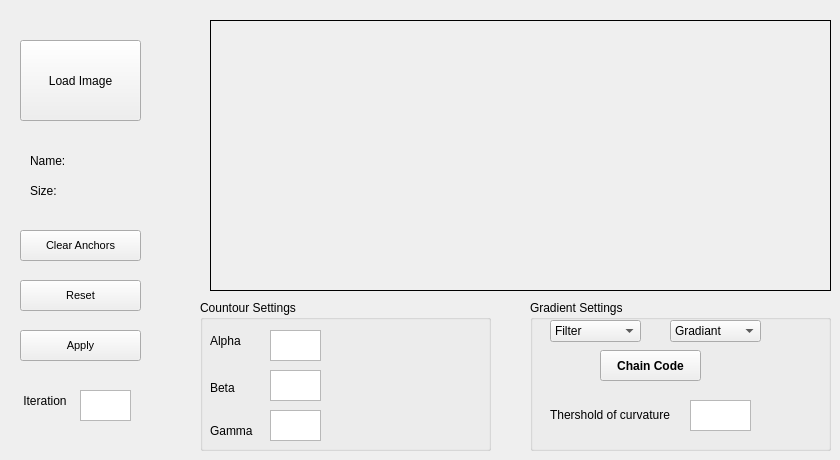
    <widget class="QWidget" name="tab">
     <attribute name="title">
      <string>Active Contour</string>
     </attribute>
     <widget class="QLabel" name="label_40">
      <property name="geometry">
       <rect>
        <x>30</x>
        <y>150</y>
        <width>151</width>
        <height>21</height>
       </rect>
      </property>
      <property name="text">
       <string>Name:</string>
      </property>
     </widget>
     <widget class="QLabel" name="label_35">
      <property name="geometry">
       <rect>
        <x>30</x>
        <y>180</y>
        <width>151</width>
        <height>21</height>
       </rect>
      </property>
      <property name="text">
       <string>Size:</string>
      </property>
     </widget>
     <widget class="QPushButton" name="pushButton_snake_load">
      <property name="geometry">
       <rect>
        <x>20</x>
        <y>40</y>
        <width>121</width>
        <height>81</height>
       </rect>
      </property>
      <property name="text">
       <string>Load Image</string>
      </property>
     </widget>
     <widget class="QLabel" name="label_histograms_output_3">
      <property name="geometry">
       <rect>
        <x>210</x>
        <y>20</y>
        <width>621</width>
        <height>271</height>
       </rect>
      </property>
      <property name="frameShape">
       <enum>QFrame::Box</enum>
      </property>
      <property name="text">
       <string/>
      </property>
      <property name="alignment">
       <set>Qt::AlignLeading|Qt::AlignLeft|Qt::AlignTop</set>
      </property>
     </widget>
     <widget class="QPushButton" name="Apply_Harris_2">
      <property name="geometry">
       <rect>
        <x>20</x>
        <y>230</y>
        <width>121</width>
        <height>31</height>
       </rect>
      </property>
      <property name="font">
       <font>
        <pointsize>8</pointsize>
        <weight>50</weight>
        <bold>false</bold>
       </font>
      </property>
      <property name="autoFillBackground">
       <bool>false</bool>
      </property>
      <property name="styleSheet">
       <string notr="true"/>
      </property>
      <property name="text">
       <string>Clear Anchors</string>
      </property>
     </widget>
     <widget class="QPushButton" name="Apply_Harris_3">
      <property name="geometry">
       <rect>
        <x>20</x>
        <y>330</y>
        <width>121</width>
        <height>31</height>
       </rect>
      </property>
      <property name="font">
       <font>
        <pointsize>8</pointsize>
        <weight>50</weight>
        <bold>false</bold>
       </font>
      </property>
      <property name="autoFillBackground">
       <bool>false</bool>
      </property>
      <property name="styleSheet">
       <string notr="true"/>
      </property>
      <property name="text">
       <string>Apply</string>
      </property>
     </widget>
     <widget class="QPushButton" name="Apply_Harris_4">
      <property name="geometry">
       <rect>
        <x>20</x>
        <y>280</y>
        <width>121</width>
        <height>31</height>
       </rect>
      </property>
      <property name="font">
       <font>
        <pointsize>8</pointsize>
        <weight>50</weight>
        <bold>false</bold>
       </font>
      </property>
      <property name="autoFillBackground">
       <bool>false</bool>
      </property>
      <property name="styleSheet">
       <string notr="true"/>
      </property>
      <property name="text">
       <string>Reset</string>
      </property>
     </widget>
     <widget class="QGroupBox" name="groupBox_11">
      <property name="geometry">
       <rect>
        <x>200</x>
        <y>300</y>
        <width>291</width>
        <height>151</height>
       </rect>
      </property>
      <property name="title">
       <string>Countour Settings</string>
      </property>
      <widget class="QLabel" name="label_38">
       <property name="geometry">
        <rect>
         <x>10</x>
         <y>80</y>
         <width>31</width>
         <height>16</height>
        </rect>
       </property>
       <property name="text">
        <string>Beta</string>
       </property>
      </widget>
      <widget class="QLabel" name="label_41">
       <property name="geometry">
        <rect>
         <x>10</x>
         <y>30</y>
         <width>41</width>
         <height>21</height>
        </rect>
       </property>
       <property name="text">
        <string>Alpha</string>
       </property>
      </widget>
      <widget class="QLabel" name="label_42">
       <property name="geometry">
        <rect>
         <x>10</x>
         <y>120</y>
         <width>51</width>
         <height>21</height>
        </rect>
       </property>
       <property name="text">
        <string>Gamma</string>
       </property>
      </widget>
      <widget class="QTextEdit" name="textEdit">
       <property name="geometry">
        <rect>
         <x>70</x>
         <y>30</y>
         <width>51</width>
         <height>31</height>
        </rect>
       </property>
      </widget>
      <widget class="QTextEdit" name="textEdit_2">
       <property name="geometry">
        <rect>
         <x>70</x>
         <y>70</y>
         <width>51</width>
         <height>31</height>
        </rect>
       </property>
      </widget>
      <widget class="QTextEdit" name="textEdit_3">
       <property name="geometry">
        <rect>
         <x>70</x>
         <y>110</y>
         <width>51</width>
         <height>31</height>
        </rect>
       </property>
      </widget>
     </widget>
     <widget class="QGroupBox" name="groupBox_14">
      <property name="geometry">
       <rect>
        <x>530</x>
        <y>300</y>
        <width>301</width>
        <height>151</height>
       </rect>
      </property>
      <property name="title">
       <string>Gradient Settings</string>
      </property>
      <widget class="QComboBox" name="comboBox_4">
       <property name="geometry">
        <rect>
         <x>20</x>
         <y>20</y>
         <width>91</width>
         <height>22</height>
        </rect>
       </property>
       <item>
        <property name="text">
         <string>Filter</string>
        </property>
       </item>
       <item>
        <property name="text">
         <string>Gaussian</string>
        </property>
       </item>
       <item>
        <property name="text">
         <string>Average</string>
        </property>
       </item>
       <item>
        <property name="text">
         <string>Median</string>
        </property>
       </item>
      </widget>
      <widget class="QComboBox" name="comboBox_5">
       <property name="geometry">
        <rect>
         <x>140</x>
         <y>20</y>
         <width>91</width>
         <height>22</height>
        </rect>
       </property>
       <item>
        <property name="text">
         <string>Gradiant</string>
        </property>
       </item>
       <item>
        <property name="text">
         <string>Sobel</string>
        </property>
       </item>
       <item>
        <property name="text">
         <string>High Pass</string>
        </property>
       </item>
       <item>
        <property name="text">
         <string>Prewitt edge detector</string>
        </property>
       </item>
       <item>
        <property name="text">
         <string>Canny edge detector</string>
        </property>
       </item>
      </widget>
      <widget class="QTextEdit" name="textEdit_4">
       <property name="geometry">
        <rect>
         <x>160</x>
         <y>100</y>
         <width>61</width>
         <height>31</height>
        </rect>
       </property>
      </widget>
      <widget class="QLabel" name="label_5">
       <property name="geometry">
        <rect>
         <x>20</x>
         <y>99</y>
         <width>131</width>
         <height>31</height>
        </rect>
       </property>
       <property name="text">
        <string>Thershold of curvature</string>
       </property>
      </widget>
      <widget class="QPushButton" name="pushButton_5">
       <property name="geometry">
        <rect>
         <x>70</x>
         <y>50</y>
         <width>101</width>
         <height>31</height>
        </rect>
       </property>
       <property name="font">
        <font>
         <weight>75</weight>
         <bold>true</bold>
        </font>
       </property>
       <property name="text">
        <string>Chain Code</string>
       </property>
      </widget>
     </widget>
     <widget class="QTextEdit" name="textEdit_7">
      <property name="geometry">
       <rect>
        <x>80</x>
        <y>390</y>
        <width>51</width>
        <height>31</height>
       </rect>
      </property>
     </widget>
     <widget class="QLabel" name="label_47">
      <property name="geometry">
       <rect>
        <x>20</x>
        <y>390</y>
        <width>51</width>
        <height>21</height>
       </rect>
      </property>
      <property name="text">
       <string> Iteration</string>
      </property>
     </widget>
    </widget>
